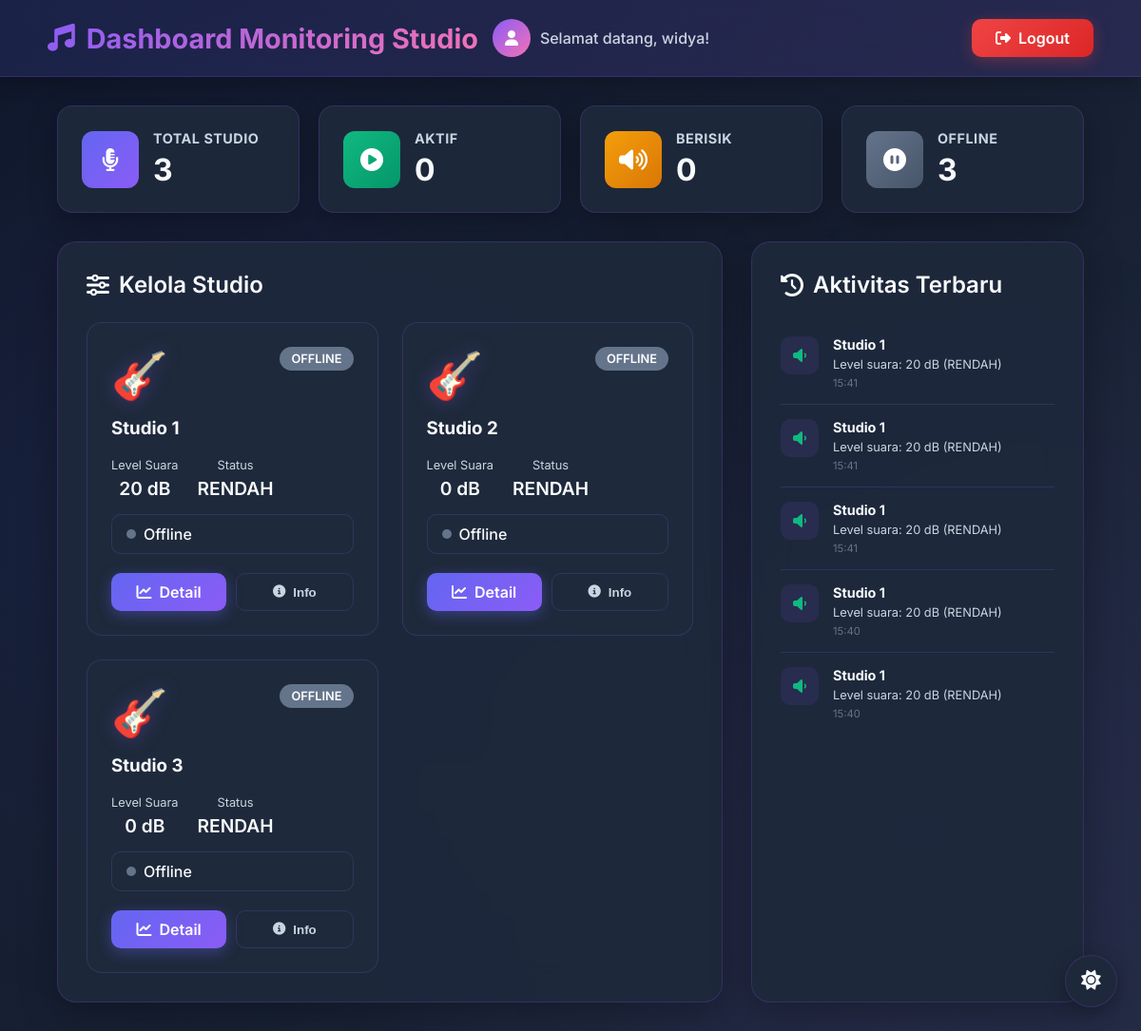
Page /dashboard.php (signed in) on the committed database.
### tables this page shows
CREATE TABLE `studios` (
  `studio_id` int(11) NOT NULL,
  `studio_name` varchar(50) NOT NULL
);

CREATE TABLE `sensor_log` (
  `id` int(11) NOT NULL,
  `studio_id` int(11) NOT NULL,
  `lamp_id` int(11) NOT NULL,
  `sound_level` int(11) NOT NULL,
  `sound_status` varchar(20) DEFAULT NULL,
  `created_at` timestamp NOT NULL DEFAULT current_timestamp()
);

### dashboard.php (the view, shortened to what this page needs)
<?php
include "koneksi.php";
$studios = mysqli_query($conn, "
    SELECT s.studio_id, s.studio_name,
        (SELECT sound_level FROM sensor_log
         WHERE studio_id = s.studio_id
         ORDER BY created_at DESC LIMIT 1) AS sound_level,
        (SELECT sound_status FROM sensor_log
         WHERE studio_id = s.studio_id
         ORDER BY created_at DESC LIMIT 1) AS sound_status,
        (SELECT created_at FROM sensor_log
         WHERE studio_id = s.studio_id
         ORDER BY created_at DESC LIMIT 1) AS last_update
    FROM studios s
    ORDER BY s.studio_id ASC
");
$studio_data = [];
$total_studios = 0;
$active_studios = 0;
$noisy_studios = 0;
while ($s = mysqli_fetch_assoc($studios)) {
    $total_studios++;
    $is_active = false;
    $s['is_active'] = $is_active;
    $studio_data[] = $s;
}
?>
<!DOCTYPE html>
<html lang="id" data-theme="dark">
<head>
  <link rel="stylesheet" href="https://cdnjs.cloudflare.com/ajax/libs/font-awesome/6.4.0/css/all.min.css">
</head>
<body>
  <div class="theme-toggle">
    <button class="theme-btn" id="themeToggle">
      <i class="fas fa-moon"></i>
    </button>
  </div>
  <div class="header">
    <div class="header-content">
      <h1><i class="fas fa-music"></i> Dashboard Monitoring Studio</h1>
      <div class="user-info">
        <div class="user-avatar">
          <i class="fas fa-user"></i>
        </div>
        <span>Selamat datang, <?php echo $_SESSION['username'] ?? 'Admin'; ?>!</span>
      </div>
    </div>
    <a href="logout.php" class="logout-btn"><i class="fas fa-sign-out-alt"></i> Logout</a>
  </div>
  <div class="container">
    <div class="stats-grid">
      <div class="stat-card">
        <div class="stat-icon total">
          <i class="fas fa-microphone-alt"></i>
        </div>
        <div class="stat-info">
          <h3>Total Studio</h3>
          <div class="value"><?php echo $total_studios; ?></div>
        </div>
      </div>
      <div class="stat-card">
        <div class="stat-icon active">
          <i class="fas fa-play-circle"></i>
        </div>
        <div class="stat-info">
          <h3>Aktif</h3>
          <div class="value"><?php echo $active_studios; ?></div>
        </div>
      </div>
      <div class="stat-card">
        <div class="stat-icon noisy">
          <i class="fas fa-volume-up"></i>
        </div>
        <div class="stat-info">
          <h3>Berisik</h3>
          <div class="value"><?php echo $noisy_studios; ?></div>
        </div>
      </div>
      <div class="stat-card">
        <div class="stat-icon offline">
          <i class="fas fa-pause-circle"></i>
        </div>
        <div class="stat-info">
          <h3>Offline</h3>
          <div class="value"><?php echo $total_studios - $active_studios; ?></div>
        </div>
      </div>
    </div>
    <div class="main-content">
      <div class="studios-section">
        <div class="section-header">
          <h2><i class="fas fa-sliders-h"></i> Kelola Studio</h2>
        </div>
        <div class="studios-grid">
          <?php
          $i = 1;
          foreach ($studio_data as $studio):
            $studio_id   = $studio['studio_id'];
            $sound_level = $studio['sound_level'] ?? 0;
            $sound_status = 'RENDAH';
            if (!$studio['is_active']) {
                $badge_class = "badge-offline";
                $status_text = "Offline";
                $pulse_class = "pulse-off";
            }
            $detail_file = "studio{$studio['studio_id']}_detail.php";
          ?>
            <div class="studio-card" id="studio-card-<?php echo $studio_id; ?>">
              <div class="studio-header">
                <div>
                  <div class="studio-icon">🎸</div>
                  <h3>Studio <?php echo $i; ?></h3>
                </div>
                <span class="studio-badge <?php echo $badge_class; ?>" id="badge-<?php echo $studio_id; ?>">
                  <?php echo $status_text; ?>
                </span>
              </div>
              <div class="studio-stats">
                <div class="stat">
                  <div class="label">Level Suara</div>
                  <div class="value" id="level-<?php echo $studio_id; ?>"><?php echo $sound_level; ?> dB</div>
                </div>
                <div class="stat">
                  <div class="label">Status</div>
                  <div class="value" id="status-<?php echo $studio_id; ?>"><?php echo $sound_status; ?></div>
                </div>
              </div>
              <div class="status-indicator">
                <span class="pulse <?php echo $pulse_class; ?>" id="pulse-<?php echo $studio_id; ?>"></span>
                <span><?php echo $status_text; ?></span>
              </div>
              <div class="studio-actions">
                <a href="<?php echo $detail_file; ?>" class="btn btn-primary">
                  <i class="fas fa-chart-line"></i> Detail
                </a>
                <button class="btn btn-outline" onclick="showStudioInfo(<?php echo $studio_id; ?>)">
                  <i class="fas fa-info-circle"></i> Info
                </button>
              </div>
            </div>
          <?php
            $i++;
          endforeach;
          ?>
        </div>
      </div>
      <div class="activity-sidebar">
        <div class="section-header">
          <h2><i class="fas fa-history"></i> Aktivitas Terbaru</h2>
        </div>
        <div class="activity-list">
          <?php
          $recent_activity = mysqli_query($conn, "
              SELECT sl.*, s.studio_name
              FROM sensor_log sl
              JOIN studios s ON sl.studio_id = s.studio_id
              ORDER BY sl.created_at DESC
              LIMIT 5
          ");
          while ($activity = mysqli_fetch_assoc($recent_activity)):
            $activity_status = 'RENDAH';
            $activity_icon = 'fas fa-volume-down';
            $activity_color = 'var(--success)';
          ?>
            <div class="activity-item">
              <div class="activity-icon" style="color: <?php echo $activity_color; ?>">
                <i class="<?php echo $activity_icon; ?>"></i>
              </div>
              <div class="activity-content">
                <h4><?php echo $activity['studio_name']; ?></h4>
                <p>Level suara: <?php echo $activity['sound_level']; ?> dB (<?php echo $activity_status; ?>)</p>
                <div class="activity-time">
                  <?php echo date('H:i', strtotime($activity['created_at'])); ?>
                </div>
              </div>
            </div>
          <?php endwhile; ?>
        </div>
      </div>
    </div>
  </div>
</body>
</html>

### rows in the picture
studios: status_text "OFFLINE", sound_level "20", sound_status "RENDAH", status_text "Offline"
studios: status_text "OFFLINE", sound_level "0", sound_status "RENDAH", status_text "Offline"
studios: status_text "OFFLINE", sound_level "0", sound_status "RENDAH", status_text "Offline"
sensor_log: studio.studio_name "Studio 1", sound_level "20", activity_status "RENDAH", created_at "15:41"
sensor_log: studio.studio_name "Studio 1", sound_level "20", activity_status "RENDAH", created_at "15:41"
sensor_log: studio.studio_name "Studio 1", sound_level "20", activity_status "RENDAH", created_at "15:41"
sensor_log: studio.studio_name "Studio 1", sound_level "20", activity_status "RENDAH", created_at "15:40"
sensor_log: studio.studio_name "Studio 1", sound_level "20", activity_status "RENDAH", created_at "15:40"

### other values in the picture
$_SESSION['username'] "widya"
$total_studios "3"
$active_studios "0"
$noisy_studios "0"
$total_studios - $active_studios "3"
